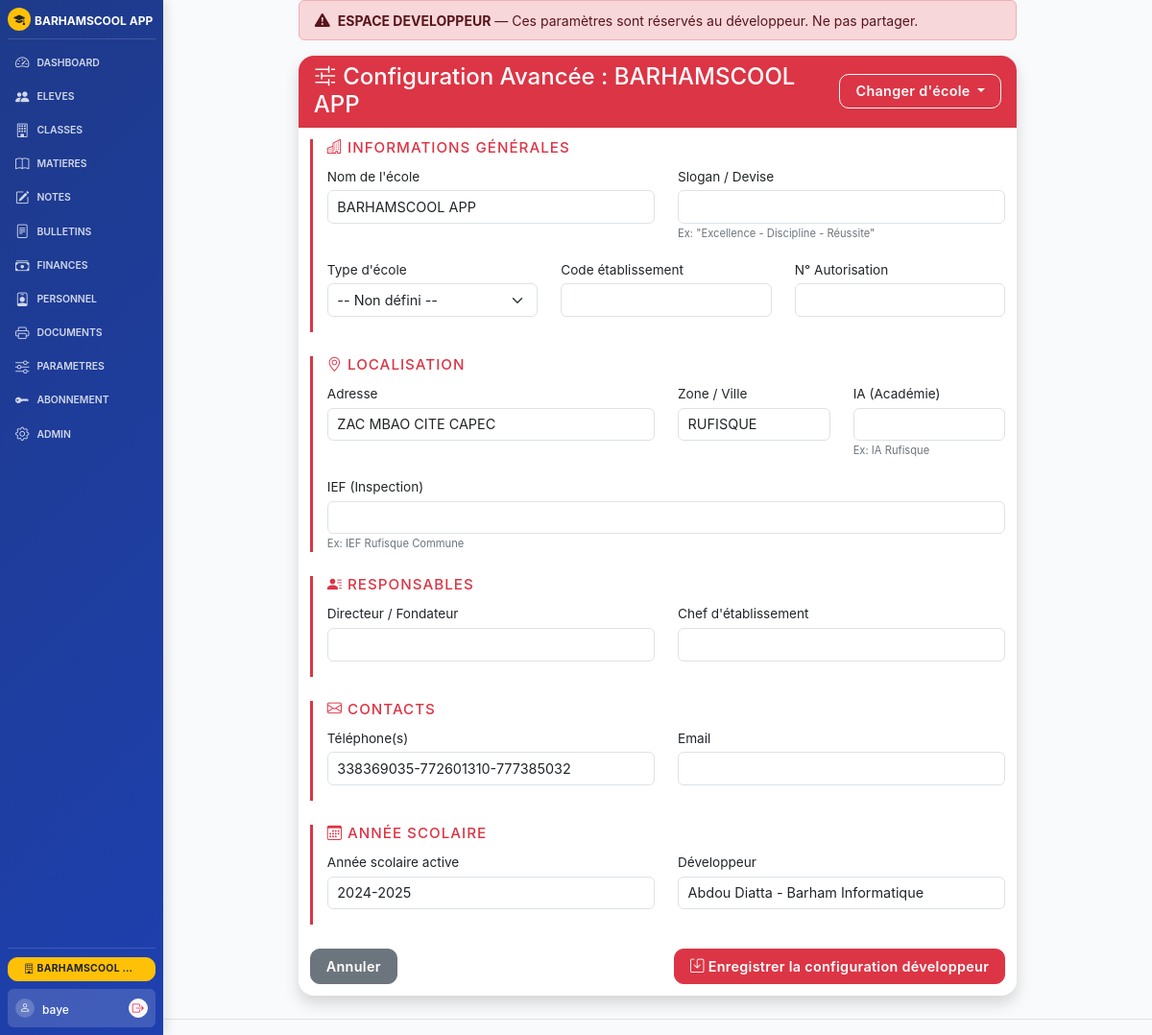
/admin/dev (signed in), run on the app's committed database.
### models.py (models this page shows, shortened)
class Ecole(db.Model):
    id = db.Column(db.Integer, primary_key=True)
    nom = db.Column(db.String(200), default='BARHAMSCOOL APP')
    identifiant = db.Column(db.String(50), unique=True, nullable=True)
    adresse = db.Column(db.String(300), default='ZAC MBAO CITE CAPEC')
    tel = db.Column(db.String(100), default='338369035-772601310-777385032')
    annee_scolaire = db.Column(db.String(20), default='2024-2025')
    zone = db.Column(db.String(100), default='RUFISQUE')
    dev = db.Column(db.String(200), default='Abdou Diatta - Barham Informatique')
    email = db.Column(db.String(150), default='')
    type_ecole = db.Column(db.String(100), default='')
    directeur = db.Column(db.String(150), default='')
    chef_etablissement = db.Column(db.String(150), default='')
    slogan = db.Column(db.String(300), default='')
    autorisation = db.Column(db.String(100), default='')
    code_etablissement = db.Column(db.String(50), default='')
    ia = db.Column(db.String(100), default='')
    ief = db.Column(db.String(100), default='')
    session_timeout = db.Column(db.Integer, default=30)  # en minutes
    max_login_attempts = db.Column(db.Integer, default=5)
    lockout_duration = db.Column(db.Integer, default=15)  # en minutes
    ip_whitelist = db.Column(db.Text, default='')  # IPs autorisées (séparées par virgule)
    smtp_server = db.Column(db.String(150), default='')
    smtp_port = db.Column(db.Integer, default=587)
    smtp_user = db.Column(db.String(150), default='')
    smtp_password = db.Column(db.String(150), default='')
    smtp_use_tls = db.Column(db.Boolean, default=True)
    email_expediteur = db.Column(db.String(150), default='')

class User(UserMixin, db.Model):
    id = db.Column(db.Integer, primary_key=True)
    username = db.Column(db.String(80), unique=True, nullable=False)
    password_hash = db.Column(db.String(256), nullable=False)
    role = db.Column(db.String(50), default='user')
    ecole_id = db.Column(db.Integer, db.ForeignKey('ecole.id'), nullable=True)
    created_at = db.Column(db.DateTime, default=lambda: datetime.now(timezone.utc))
    last_login = db.Column(db.DateTime, nullable=True)
    identifiant = db.Column(db.String(50), unique=True, nullable=True)
    ecole = db.relationship('Ecole', backref='users')

### routes_admin.py (the view)
@app.route('/admin/dev', methods=['GET','POST'])
@app.route('/admin/dev/<int:id>', methods=['GET','POST'])
@login_required
def admin_dev(id=None):
    if current_user.role != 'super_users': return redirect(url_for('dashboard'))
    if id:
        e = Ecole.query.get_or_404(id)
    else:
        from app import get_current_ecole_id
        e = Ecole.query.get(get_current_ecole_id()) or Ecole.query.first()
    if request.method == 'POST':
        for f in champs_dev:
            setattr(e, f, request.form.get(f))
        db.session.commit()
        flash(f'Configuration développeur pour {e.nom} enregistrée','success')
        return redirect(url_for('admin_dev', id=e.id))
    return render_template('admin_ecole_dev.html', ecole=e)

### templates/admin_ecole_dev.html (shortened to what this page needs)
{% extends "base.html" %}
{% block content %}
<div class="row justify-content-center">
    <div class="col-md-9">
        <div class="alert alert-danger d-flex align-items-center mb-3 py-2" role="alert">
            <i class="bi bi-exclamation-triangle-fill me-2"></i>
            <small><strong>ESPACE DEVELOPPEUR</strong> — Ces paramètres sont réservés au développeur. Ne pas partager.</small>
        </div>
        <div class="card shadow mb-4">
            <div class="card-header bg-danger text-white d-flex justify-content-between align-items-center">
                <h4 class="mb-0"><i class="bi bi-sliders2"></i> Configuration Avancée : {{ ecole.nom }}</h4>
                <div class="dropdown">
                    <button class="btn btn-sm btn-outline-light dropdown-toggle" type="button" data-bs-toggle="dropdown">
                        Changer d'école
                    </button>
                </div>
            </div>
            <div class="card-body">
                <form method="POST">
                    <div class="dev-section">
                        <h5><i class="bi bi-buildings"></i> Informations Générales</h5>
                        <div class="row">
                            <div class="col-md-6 mb-3">
                                <label class="form-label">Nom de l'école</label>
                                <input type="text" name="nom" class="form-control" value="{{ ecole.nom }}" required>
                            </div>
                            <div class="col-md-6 mb-3">
                                <label class="form-label">Slogan / Devise</label>
                                <input type="text" name="slogan" class="form-control" value="{{ ecole.slogan }}">
                                <div class="field-hint">Ex: "Excellence - Discipline - Réussite"</div>
                            </div>
                        </div>
                        <div class="row">
                            <div class="col-md-4 mb-3">
                                <label class="form-label">Type d'école</label>
                                <select name="type_ecole" class="form-select">
                                    <option value="">-- Non défini --</option>
                                    {% set types = ['Public','Privé Laïc','Privé Confessionnel','Franco-Arabe','Communautaire'] %}
                                </select>
                            </div>
                            <div class="col-md-4 mb-3">
                                <label class="form-label">Code établissement</label>
                                <input type="text" name="code_etablissement" class="form-control" value="{{ ecole.code_etablissement }}">
                            </div>
                            <div class="col-md-4 mb-3">
                                <label class="form-label">N° Autorisation</label>
                                <input type="text" name="autorisation" class="form-control" value="{{ ecole.autorisation }}">
                            </div>
                        </div>
                    </div>
                    <div class="dev-section">
                        <h5><i class="bi bi-geo-alt"></i> Localisation</h5>
                        <div class="row">
                            <div class="col-md-6 mb-3">
                                <label class="form-label">Adresse</label>
                                <input type="text" name="adresse" class="form-control" value="{{ ecole.adresse }}">
                            </div>
                            <div class="col-md-3 mb-3">
                                <label class="form-label">Zone / Ville</label>
                                <input type="text" name="zone" class="form-control" value="{{ ecole.zone }}">
                            </div>
                            <div class="col-md-3 mb-3">
                                <label class="form-label">IA (Académie)</label>
                                <input type="text" name="ia" class="form-control" value="{{ ecole.ia }}">
                                <div class="field-hint">Ex: IA Rufisque</div>
                            </div>
                        </div>
                        <div class="mb-3">
                            <label class="form-label">IEF (Inspection)</label>
                            <input type="text" name="ief" class="form-control" value="{{ ecole.ief }}">
                            <div class="field-hint">Ex: IEF Rufisque Commune</div>
                        </div>
                    </div>
                    <div class="dev-section">
                        <h5><i class="bi bi-person-lines-fill"></i> Responsables</h5>
                        <div class="row">
                            <div class="col-md-6 mb-3">
                                <label class="form-label">Directeur / Fondateur</label>
                                <input type="text" name="directeur" class="form-control" value="{{ ecole.directeur }}">
                            </div>
                            <div class="col-md-6 mb-3">
                                <label class="form-label">Chef d'établissement</label>
                                <input type="text" name="chef_etablissement" class="form-control" value="{{ ecole.chef_etablissement }}">
                            </div>
                        </div>
                    </div>
                    <div class="dev-section">
                        <h5><i class="bi bi-envelope"></i> Contacts</h5>
                        <div class="row">
                            <div class="col-md-6 mb-3">
                                <label class="form-label">Téléphone(s)</label>
                                <input type="text" name="tel" class="form-control" value="{{ ecole.tel }}">
                            </div>
                            <div class="col-md-6 mb-3">
                                <label class="form-label">Email</label>
                                <input type="email" name="email" class="form-control" value="{{ ecole.email }}">
                            </div>
                        </div>
                    </div>
                    <div class="dev-section">
                        <h5><i class="bi bi-calendar3"></i> Année scolaire</h5>
                        <div class="row">
                            <div class="col-md-6 mb-3">
                                <label class="form-label">Année scolaire active</label>
                                <input type="text" name="annee_scolaire" class="form-control" value="{{ ecole.annee_scolaire }}" readonly>
                            </div>
                            <div class="col-md-6 mb-3">
                                <label class="form-label">Développeur</label>
                                <input type="text" name="dev" class="form-control" value="{{ ecole.dev }}">
                            </div>
                        </div>
                    </div>
                    <div class="d-flex justify-content-between mt-4">
                        <a href="{{ url_for('admin') }}" class="btn btn-secondary">Annuler</a>
                        <button type="submit" class="btn btn-danger"><i class="bi bi-save"></i> Enregistrer la configuration développeur</button>
                    </div>
                </form>
            </div>
        </div>
    </div>
</div>
{% endblock %}

### templates/base.html (shortened to what this page needs)
<!DOCTYPE html>
<html lang="fr">
<head>
    <link href="https://cdn.jsdelivr.net/npm/bootstrap@5.3.3/dist/css/bootstrap.min.css" rel="stylesheet">
    <link href="https://cdn.jsdelivr.net/npm/bootstrap-icons@1.11.3/font/bootstrap-icons.min.css" rel="stylesheet">
    <link href="{{ url_for('static', filename='css/style.css') }}?v=3" rel="stylesheet">
</head>
<body>
    <div class="app-layout {% if not current_user.is_authenticated %}no-sidebar{% endif %}">
        {% if current_user.is_authenticated %}
        <aside class="app-sidebar text-white" id="appSidebar">
            <div class="sidebar-brand">
                <div class="brand-icon bg-warning text-dark rounded-circle me-1" style="width:24px; height:24px; display:flex; align-items:center; justify-content:center; flex-shrink: 0;">
                    <i class="bi bi-mortarboard-fill" style="font-size: 0.75rem !important;"></i>
                </div>
                <div class="brand-text text-truncate" title="{{ ecole.nom if ecole else 'BARHAMSCOOL APP' }}">
                    <span class="fw-bold" style="font-size: 0.75rem !important;">{{ ecole.nom if ecole else 'BARHAMSCOOL APP' }}</span>
                </div>
            </div>
            <nav class="sidebar-menu">
                <ul class="nav flex-column gap-0">
                    {% if not has_licence %}
                    <li class="nav-item">
                        <a class="nav-link d-flex align-items-center gap-2 py-1 px-2 {{ 'active' if request.endpoint == 'abonnement' }}" href="{{ url_for('abonnement') }}">
                            <i class="bi bi-key-fill" style="font-size: 0.9rem;"></i>
                            <span style="font-size: 0.65rem; text-transform: uppercase; font-weight: 600;">Abonnement</span>
                        </a>
                    </li>
                    {% else %}
                    {% for endpoint, icon, label in nav_items %}
                    <li class="nav-item">
                        <a class="nav-link d-flex align-items-center gap-2 py-1 px-2 {{ 'active' if request.endpoint == endpoint }}" href="{{ url_for(endpoint) }}">
                            <i class="bi {{ icon }}" style="font-size: 0.9rem;"></i>
                            <span style="font-size: 0.65rem; text-transform: uppercase; font-weight: 600;">{{ label }}</span>
                        </a>
                    </li>
                    {% endfor %}
                    <li class="nav-item">
                        <a class="nav-link d-flex align-items-center gap-2 py-1 px-2 {{ 'active' if request.endpoint == 'parametres_financiers' }}" href="{{ url_for('parametres_financiers') }}">
                            <i class="bi bi-sliders" style="font-size: 0.9rem;"></i>
                            <span style="font-size: 0.65rem; text-transform: uppercase; font-weight: 600;">Parametres</span>
                        </a>
                    </li>
                    <li class="nav-item">
                        <a class="nav-link d-flex align-items-center gap-2 py-1 px-2 {{ 'active' if request.endpoint == 'abonnement' }}" href="{{ url_for('abonnement') }}">
                            <i class="bi bi-key-fill" style="font-size: 0.9rem;"></i>
                            <span style="font-size: 0.65rem; text-transform: uppercase; font-weight: 600;">Abonnement</span>
                        </a>
                    </li>
                    {% endif %}
                    {% if current_user.role == 'super_users' %}
                    <li class="nav-item">
                        <a class="nav-link d-flex align-items-center gap-2 py-1 px-2 {{ 'active' if request.endpoint == 'admin' }}" href="{{ url_for('admin') }}">
                            <i class="bi bi-gear" style="font-size: 0.9rem;"></i>
                            <span style="font-size: 0.65rem; text-transform: uppercase; font-weight: 600;">Admin</span>
                        </a>
                    </li>
                    {% endif %}
                </ul>
            </nav>
            <div class="sidebar-footer mt-auto">
                {% if current_user.role == 'super_users' and all_ecoles %}
                <div class="dropdown w-100 mb-2">
                    <button class="btn btn-sm btn-warning text-dark dropdown-toggle fw-bold w-100 py-1" type="button" data-bs-toggle="dropdown" aria-expanded="false" style="font-size: 0.65rem; line-height: 1.4; text-overflow: ellipsis; overflow: hidden; white-space: nowrap;" title="{{ ecole.nom if ecole else 'École' }}">
                        <i class="bi bi-building"></i> {{ ecole.nom if ecole else 'École' }}
                    </button>
                </div>
                {% endif %}
                <div class="user-profile-block d-flex align-items-center justify-content-between p-2 rounded" style="background: rgba(255,255,255,0.15);">
                    <div class="d-flex align-items-center gap-2">
                        <div class="avatar bg-white-20 rounded-circle" style="width:20px; height:20px; display:flex; align-items:center; justify-content:center;">
                            <i class="bi bi-person" style="font-size: 0.7rem;"></i>
                        </div>
                        <div class="user-info text-truncate">
                            <span class="fw-medium text-white" style="font-size: 0.75rem;">{{ current_user.username }}</span>
                        </div>
                    </div>
                    <a class="btn btn-sm btn-light p-0 rounded-circle d-flex align-items-center justify-content-center" href="{{ url_for('logout') }}" title="Quitter" style="width: 20px; height: 20px; color: var(--danger-color) !important;">
                        <i class="bi bi-box-arrow-right" style="font-size: 0.75rem;"></i>
                    </a>
                </div>
            </div>
        </aside>
        {% endif %}
        <main class="app-main">
            <div class="container-fluid" style="margin-top:0 !important; padding-top:0 !important;">
                {% block content %}{% endblock %}
            </div>
            <footer class="text-center text-muted py-2 mt-auto border-top small">
            </footer>
        </main>
    </div>
</body>
</html>

### data on the page
Ecole: nom "BARHAMSCOOL APP", nom "BARHAMSCOOL…", adresse "ZAC MBAO CITE CAPEC", zone "RUFISQUE", tel "338369035-772601310-777385032", annee_scolaire "2024-2025", dev "Abdou Diatta - Barham Informatique"
User: username "baye"

### other printed values
{{ label }} "DASHBOARD" "ELEVES" "CLASSES" "MATIERES" "NOTES" "BULLETINS" "FINANCES" "PERSONNEL" "DOCUMENTS"
